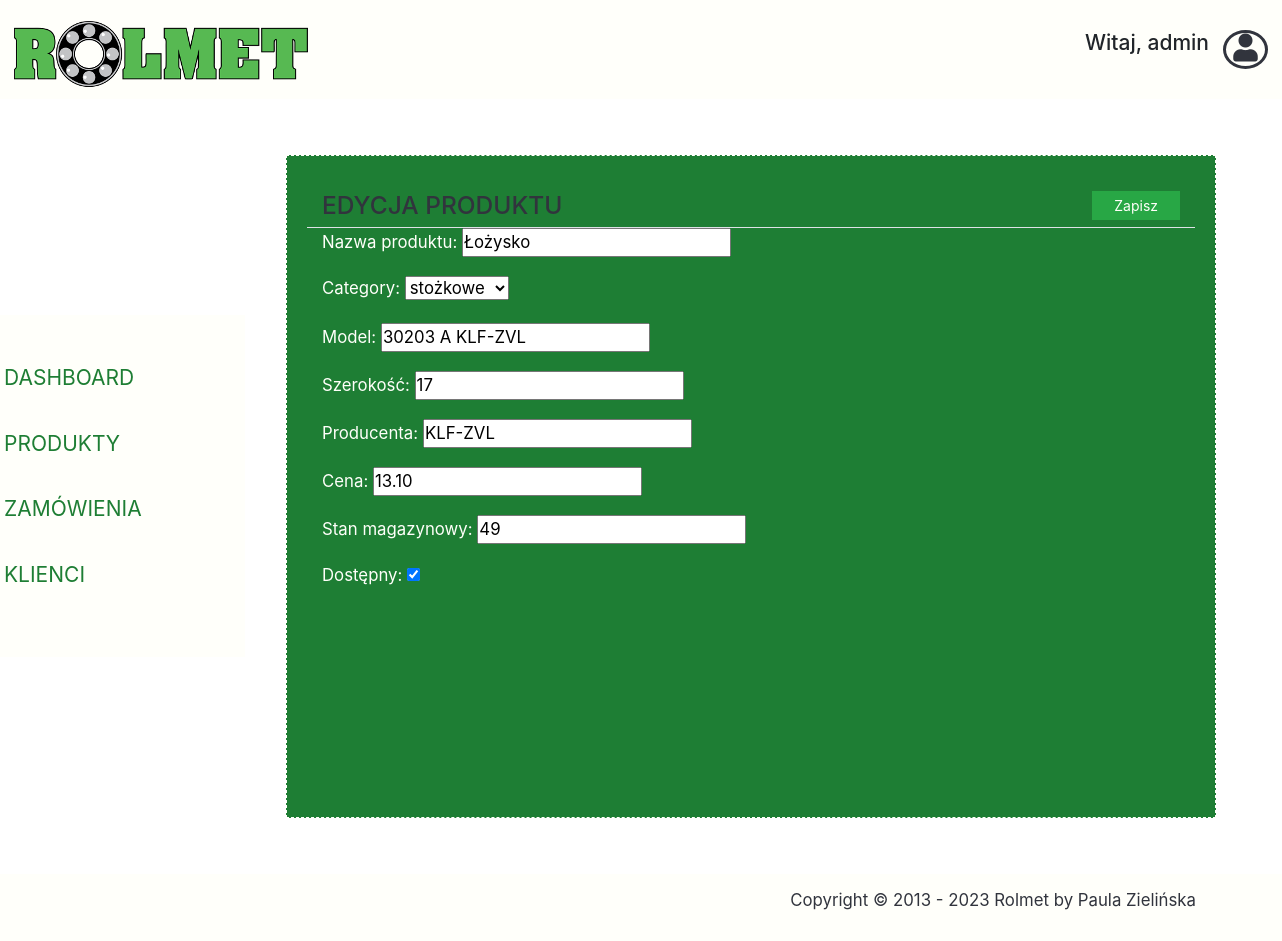
The page /product/edit/1/ (signed in) on the database its author committed.
### account/models.py (models this page shows, shortened)
class UserBase(AbstractBaseUser, PermissionsMixin):
    email = models.EmailField(_('email address'), unique=True)
    user_name = models.CharField(max_length=150, unique=True)
    first_name = models.CharField(max_length=100, blank=True)
    last_name = models.CharField(max_length=150, blank=True)
    address = models.CharField(max_length=150, blank=True)
    postal_code = models.CharField(max_length=20, blank=True)
    city = models.CharField(max_length=150, blank=True)
    created = models.DateTimeField(auto_now_add=True)
    updated = models.DateTimeField(auto_now=True)
    is_active = models.BooleanField(default=False)
    is_staff = models.BooleanField(default=False)
    objects = CustomAccountManager()
    USERNAME_FIELD = 'email'
    REQUIRED_FIELDS = ['user_name']
    class Meta:
        verbose_name = "Accounts"
        verbose_name_plural = "Accounts"

### shoprolmet/models.py (models this page shows, shortened)
class Product(models.Model):
    category = models.ForeignKey(Category, related_name='product',
                                 on_delete=models.CASCADE)
    name = models.CharField(max_length=200, db_index=True)
    slug = models.SlugField(db_index=True)
    image = models.ImageField(default='images/lozysko-mgk.jpg', upload_to='images/')
    description = models.CharField(max_length=200)
    width = models.PositiveIntegerField()
    producent = models.CharField(max_length=200, db_index=True)
    price = models.DecimalField(max_digits=10, decimal_places=2)
    stock = models.PositiveIntegerField()
    available = models.BooleanField(default=True)
    created = models.DateTimeField(auto_now_add=True)
    updated = models.DateTimeField(auto_now=True)
    created_by = models.ForeignKey(settings.AUTH_USER_MODEL,
                                   on_delete=models.CASCADE,
                                   related_name='employee')
    class Meta:
        ordering = ('-created',)
        verbose_name_plural = 'Products'

class Category(models.Model):
    name = models.CharField(max_length=200, db_index=True)
    slug = models.SlugField(db_index=True, unique=True)
    class Meta:
        ordering = ('name',)
        verbose_name = 'category'
        verbose_name_plural = 'categories'
    def __str__(self):
        return self.name

### shoprolmet/views.py (the view)
# urls.py: path('product/edit/<int:product_id>/', views.edit_product, name='edit_product'),
@staff_member_required
def edit_product(request, product_id):
    product = get_object_or_404(Product, id=product_id)
    if request.method == 'POST':
        form = ProductEditForm(request.POST, instance=product)
        if form.is_valid():
            form.save()
            return redirect('/products/list/')
    else:
        form = ProductEditForm(instance=product)
    return render(request, "product-edit.html", {'form': form,
                                                 'product': product})

### shoprolmet/forms.py
class ProductEditForm(forms.ModelForm):
    name = forms.CharField(label="Nazwa produktu", min_length=4, max_length=50)
    description = forms.CharField(label="Model")
    width = forms.IntegerField(label="Szerokość")
    producent = forms.CharField(label="Producenta")
    price = forms.FloatField(label="Cena")
    stock = forms.IntegerField(label="Stan magazynowy")
    available = forms.BooleanField(label="Dostępny")
    class Meta:
        model = Product
        fields = ['name', 'category', 'description', 'width', 'producent',
                  'price', 'stock', 'available']

### cart/context_processors.py (called while the page is built)
def cart(request):
    return {'cart': Cart(request)}

### shoprolmet/templates/product-edit.html (shortened to what this page needs)
{% extends "__dashboardbase__.html" %}
{% block content %}
        <form action="" method="POST">
            <div class="dashboard-content border-dashed p-3 m-4 view-height">
                <div class="mt-4 ml-4 mr-4">
                    <div class="row border-bottom border-3">
                        <div class="col">
                            <h3 class="color-header text-uppercase">
                            Edycja produktu </h3>
                        </div>
                        <div class="col d-flex justify-content-end mb-2">
                            <button type="submit"
                                    class="btn btn-color rounded-0 pt-0 pb-0 pr-4 pl-4">
                                Zapisz
                            </button>
                        </div>
                    </div>
                    <div>
                        <table class="table borderless padding-small">
                                {{ form.as_p }}
                        </table>
                    </div>
                </div>
            </div>
        </form>
{% endblock content %}

### shoprolmet/templates/__dashboardbase__.html (shortened to what this page needs)
{% load static %}
<!DOCTYPE html>
<html lang="en">
<head>
    <link rel="stylesheet" type="text/css" href="{% static 'css/style.css' %}">
    <link rel="stylesheet" href="https://use.fontawesome.com/releases/v5.5.0/css/all.css">
    <link rel="stylesheet" href="https://stackpath.bootstrapcdn.com/bootstrap/4.1.3/css/bootstrap.min.css"
>
</head>
<body>
    <header class="page-header">
        <nav class="navbar navbar-expand-lg justify-content-between">
            <a href="/main/" class="navbar-brand main-logo main-logo-smaller justify-content-left">
                <img src="/static/images/rolmet-logo.png" alt="logo"></a>
            <div class="d-flex justify-content-end">
                <h4 class="mr-3">Witaj, {{ user.first_name }}</h4>
                <div class="circle-div text-center"><i class="fas fa-user icon-user"></i></div>
            </div>
        </nav>
    </header>
    <section class="dashboard-section">
        <table>
            <td>
                <div class="row dashboard-nowrap">
                    <ul class="nav flex-column long-bg padding-small text-uppercase">
                        <li class="nav-item">
                            <a class="nav-link" href="/main/">
                                <span>Dashboard</span>
                            </a>
                        </li>
                        <li class="nav-item">
                            <a class="nav-link" href="/products/list/">
                                <span>Produkty</span>
                            </a>
                        </li>
                        <li class="nav-item">
                            <a class="nav-link" href="/orders/list/">
                                <span>Zamówienia</span>
                            </a>
                        </li>
                        <li class="nav-item">
                            <a class="nav-link" href="/customers/list/">
                                <span>Klienci</span>
                            </a>
                        </li>
                    </ul>
                </div>
            </td>
            <td>
                    <div class="m-4 p-3 text-color-darker width-max">
{% block content %}{% endblock content %}
                    </div>
            </td>
        </table>
    </section>
    <footer class="footer-section pt-3 pb-3">
        <div class="container text-right">
            <p class="text-color-lighter">
                Copyright © 2013 - 2023 Rolmet by Paula Zielińska
            </p>
        </div>
    </footer>
</body>
</html>

### static/css/style.css (style rules this page uses)
:root { --link-color: #31343d; --light-link-color: #1e7e34; --background-color: #fffffa; --lighter-background-color: #fffffa; --lighter-text-color: #31343d; --dark-text: #000000; --blue: #007bff; --yellow: #ffc107; --green: #1e7e34; font-size: 14px; }
* { margin: 0; padding: 0; box-sizing: border-box; }
html { min-height: 90%; }
body { font-family: "Open Sans", sans-serif; font-weight: 400; }
p { font-size: 1.2rem; }
.btn-color { background-color: var(--green); color: #fffffa; font-weight: 600; font-size: 20px; padding: 8px 18px; }
.border-dashed { border: .5px dashed var(--lighter-background-color); background: var(--light-link-color); }
.border-3 { border-width:3px !important; border-bottom-color: #fffffa !important; }
.view-height { min-height: 82.9vh; }
.text-color-darker { color: var(--background-color); }
.text-color-lighter { color: var(--lighter-text-color); }
.color-header { color: var(--link-color); }
.width-max { width: 1000px; }
.padding-small { padding: 40px 0; }
.page-header { background: var(--background-color); }
.nav-link { color: var(--light-link-color)!important; font-size: 1.1rem; }
.main-logo { font-family: "Charmonman", cursive; display: inline-block; color: var(--light-link-color)!important; margin-top: 10px; font-size: 2.7rem; font-weight: 600; }
.main-logo-smaller { font-size: 2rem; }
.footer-section { background: var(--background-color); }
.dashboard-nowrap { flex-wrap: nowrap; margin: 0; }
.long-bg { background: #fffffa; display: inline-block; vertical-align: top; min-height: 100%; }
.dashboard-section .nav-item { display: block; width: 260px; margin-bottom: 20px; }
.dashboard-section .nav-item .nav-link { display: flex; align-items: center; justify-content: space-between; }
.dashboard-section .nav-item a { font-size: 1.5rem; border-left: 5px solid transparent; }
.circle-div { border: 3px solid var(--link-color); border-radius: 50%; height: 39px; width: 45px; padding-top: 1px; }
.icon-user { font-size: 2rem; color: var(--link-color); }
.dashboard-content { margin-top: 20px; }

### rows shown on the page
UserBase: first_name "admin"
Product: name "Łożysko", category "stożkowe", description "30203 A KLF-ZVL", width "17", producent "KLF-ZVL", price "13.10", stock "49", available "☑"
